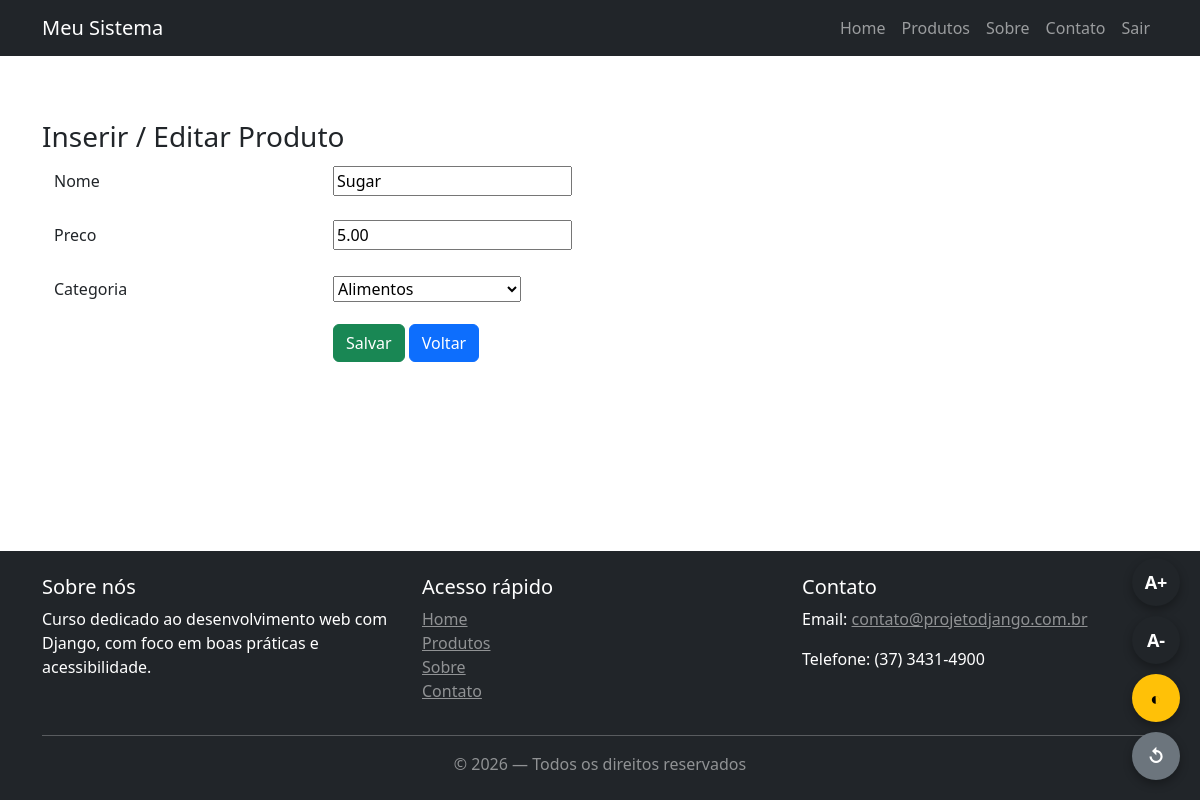
Page /produtos/editar/4/ (signed in) on the earlier database version.
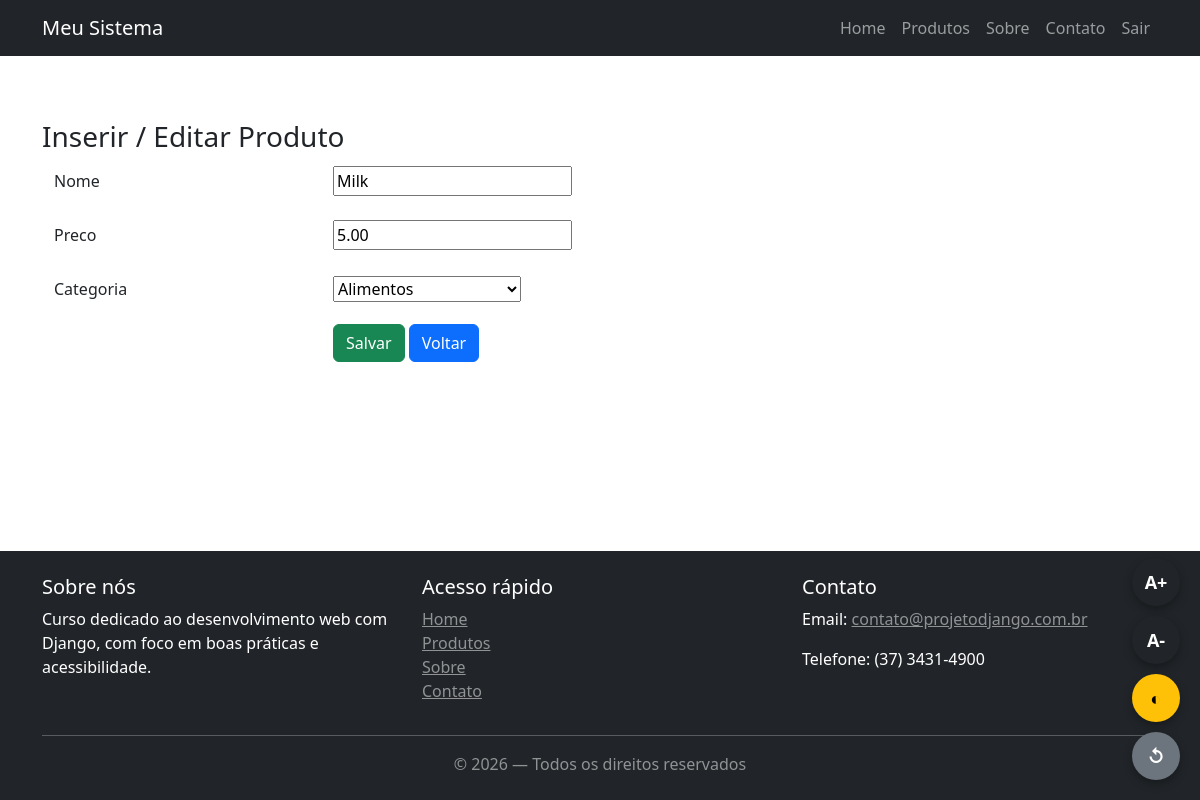
Same page on the later database version.
### produtos/models.py (models this page shows, shortened)
class Produto(models.Model):
    nome = models.CharField(max_length=150)
    preco = models.DecimalField(max_digits=10, decimal_places=2)
    categoria = models.ForeignKey(
        Categoria,
        on_delete=models.CASCADE,
        related_name="produtos"
    )
    class Meta:
        verbose_name = 'Produto'
        verbose_name_plural = 'Produtos'

### produtos/views.py (the view)
# urls.py: path('editar/<int:id>/', views.editar_produto, name='editar_produto'),
@login_required
def editar_produto(request, id):
    if not request.user.has_perm('produtos.change_produto'):
        return render(request, "core/403.html", {"message": "Você não tem permissão para editar produtos."})
    post = get_object_or_404(Produto, pk=id)
    if not request.user.is_staff:
        raise PermissionDenied("Você não tem permissão para editar produtos.")
    if request.method == "POST":
        form = ProdutoForm(request.POST, instance=post)
        if form.is_valid():
            form.save()
            messages.success(request, "Produto salvo com sucesso!")
            return redirect("produtos:lista")
    else:
        form = ProdutoForm(instance=post)
    return render(request, "produtos/produtoForm.html", {"form": form})

### produtos/forms.py
class ProdutoForm(forms.ModelForm):
  class Meta:
    model = Produto
    fields = ["nome", "preco", "categoria"]

### produtos/models.py (called while the page is built)
    def __str__(self):
        return self.nome

### produtos/templates/produtos/produtoForm.html (shortened to what this page needs)
{% extends "../core/base.html" %}
{% block content %}
    <h3>Inserir / Editar Produto</h3>
    <form method="post" class="container">
        {% for field in form %}
            <div class="row mb-3 align-items-center">
                <label class="col-sm-3 col-form-label">
                    {{ field.label }}
                </label>
                <div class="col-sm-9">
                    {{ field }}
                </div>
            </div>
        {% endfor %}
        <div class="row">
            <div class="col-sm-9 offset-sm-3">
                <button type="submit" class="btn btn-success">
                    Salvar
                </button>
                <button type="button" class="btn btn-primary" onclick="history.back()">
                    Voltar
                </button>
            </div>
        </div>
    </form>
{% endblock content %}

Differences in the rows shown:
changed Produto "Alimentos": nome "Sugar" → "Milk"
